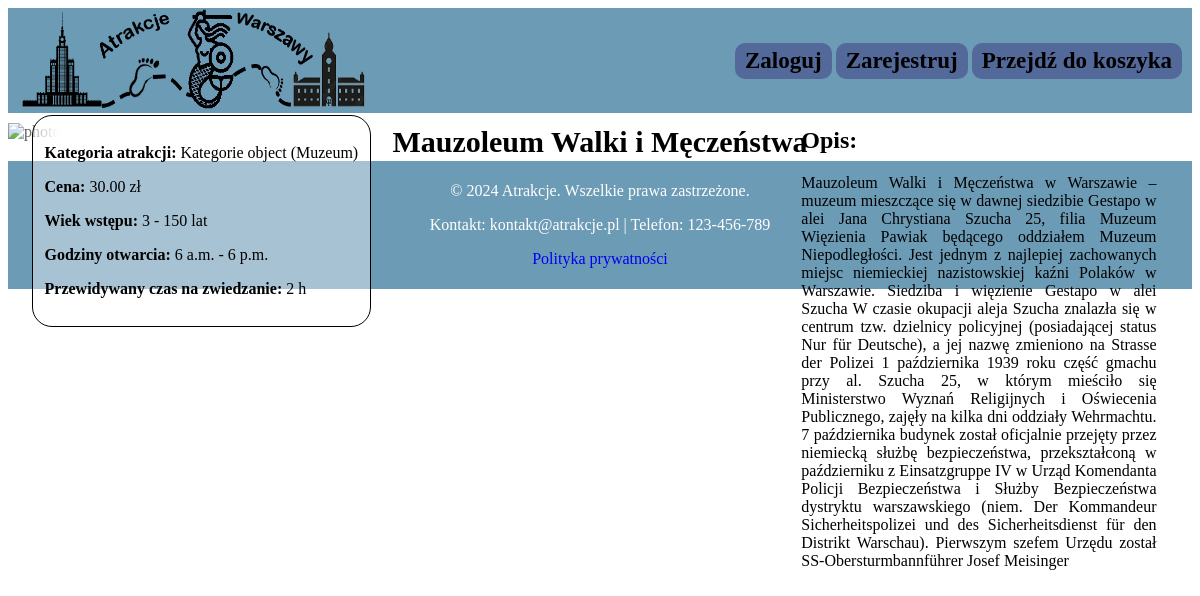
The app's page /atrakcje/23/ with its own data.
### mainapp/models.py (models this page shows, shortened)
class Atrakcja(models.Model):
    nazwa_atrakcji = models.CharField(max_length=50, default="Atrakcja")
    opis = models.TextField(max_length=1100)
    kategoria = models.ForeignKey(Kategorie, on_delete=models.CASCADE)
    cena_podstawowa = models.DecimalField(max_digits=10, decimal_places=2, default=Decimal('0.00'))
    wiek_min = models.IntegerField()
    wiek_max = models.IntegerField()
    godzina_otwarcia = models.TimeField()
    godzina_zamkniecia = models.TimeField()
    czas_na_zwiedzanie = models.PositiveIntegerField()
    obraz = models.CharField(max_length=10000, default="")

class Kategorie(models.Model):
    nazwa_kategorii = models.CharField(max_length=50, primary_key=True)

### mainapp/views.py (the view)
# urls.py: path('atrakcje/<int:atrakcja_id>/', views.atrakcja, name='atrakcja'),
def atrakcja(request, atrakcja_id):
    logger.debug(f"Rozpoczęcie wyświetlania szczegółów atrakcji: {atrakcja_id}")
    atrakcja = get_object_or_404(Atrakcja, pk=atrakcja_id)
    obrazy = atrakcja.obraz.split(';')
    pierwszy_obraz = obrazy[0]
    logger.info(f"Załadowano szczegóły atrakcji: {atrakcja_id}")
    return render(request, 'atrakcja.html', {'atrakcja': atrakcja, 'pierwszy_obraz': pierwszy_obraz})

### mainapp/templates/atrakcja.html
{% extends 'base.html' %}
{% load static %}
{% block content %}
<link rel="stylesheet" href="{% static 'css/atrakcja.css' %}">
    <div class="atrakcja">
        <img src="{{ pierwszy_obraz }}" alt="photo" id="obraz">
        <h2 id="nazwa_atrakcji">{{ atrakcja.nazwa_atrakcji }}</h2>
        <div class="opis">
            <h2><b>Opis:</b></h2>
            <p>{{ atrakcja.opis }}</p>
        </div>
        <div class="info">
            <p><b>Kategoria atrakcji:</b> {{ atrakcja.kategoria }}</p>
            <p><b>Cena:</b> {{ atrakcja.cena_podstawowa }} zł</p>
            <p><b>Wiek wstępu:</b> {{ atrakcja.wiek_min }} - {{ atrakcja.wiek_max }} lat</p>
            <p><b>Godziny otwarcia:</b> {{ atrakcja.godzina_otwarcia }} - {{ atrakcja.godzina_zamkniecia }}</p>
            <p><b>Przewidywany czas na zwiedzanie:</b> {{ atrakcja.czas_na_zwiedzanie }} h</p>
        </div>
    </div>
{% endblock %}

### mainapp/static/css/atrakcja.css (style rules this page uses)
#obraz { width: 100%; mask-image: linear-gradient(to right, rgba(0,0,0,1) 0%, rgba(0,0,0,0) 100%); }
.atrakcja h2 { margin-top: 0; }
.opis { width: 30%; position: absolute; top: 8%; right: 2%; padding: 1%; }
.info { position: absolute; top: 8%; left: 2%; padding: 1%; border: 1px solid black; border-radius: 20px; background-color: white; background-color: rgba(255, 255, 255, 0.4); }
#nazwa_atrakcji { position: absolute; top: 2%; left: 50%; transform: translateX(-50%); padding: 1%; font-size: 30px; }

### records on screen
Atrakcja: nazwa_atrakcji "Mauzoleum Walki i Męczeństwa", opis "Mauzoleum Walki i Męczeństwa w Warszawie – muzeum mieszczące się w dawnej siedzibie Gestapo w alei Jana Chrystiana Szucha 25, filia Muzeum Więzienia Pawiak będącego oddziałem Muzeum Niepodległości. Jest jednym z najlepiej zachowanych miejsc niemieckiej nazistowskiej kaźni Polaków w Warszawie. Siedziba i więzienie Gestapo w alei Szucha W czasie okupacji aleja Szucha znalazła się w centrum tzw. dzielnicy policyjnej (posiadającej status Nur für Deutsche), a jej nazwę zmieniono na Strasse der Polizei 1 października 1939 roku część gmachu przy al. Szucha 25, w którym mieściło się Ministerstwo Wyznań Religijnych i Oświecenia Publicznego, zajęły na kilka dni oddziały Wehrmachtu. 7 października…", kategoria "Kategorie object (Muzeum)", cena_podstawowa "30.00", wiek_min "3", wiek_max "150", godzina_otwarcia "6 a.m.", godzina_zamkniecia "6 p.m.", czas_na_zwiedzanie "2"
